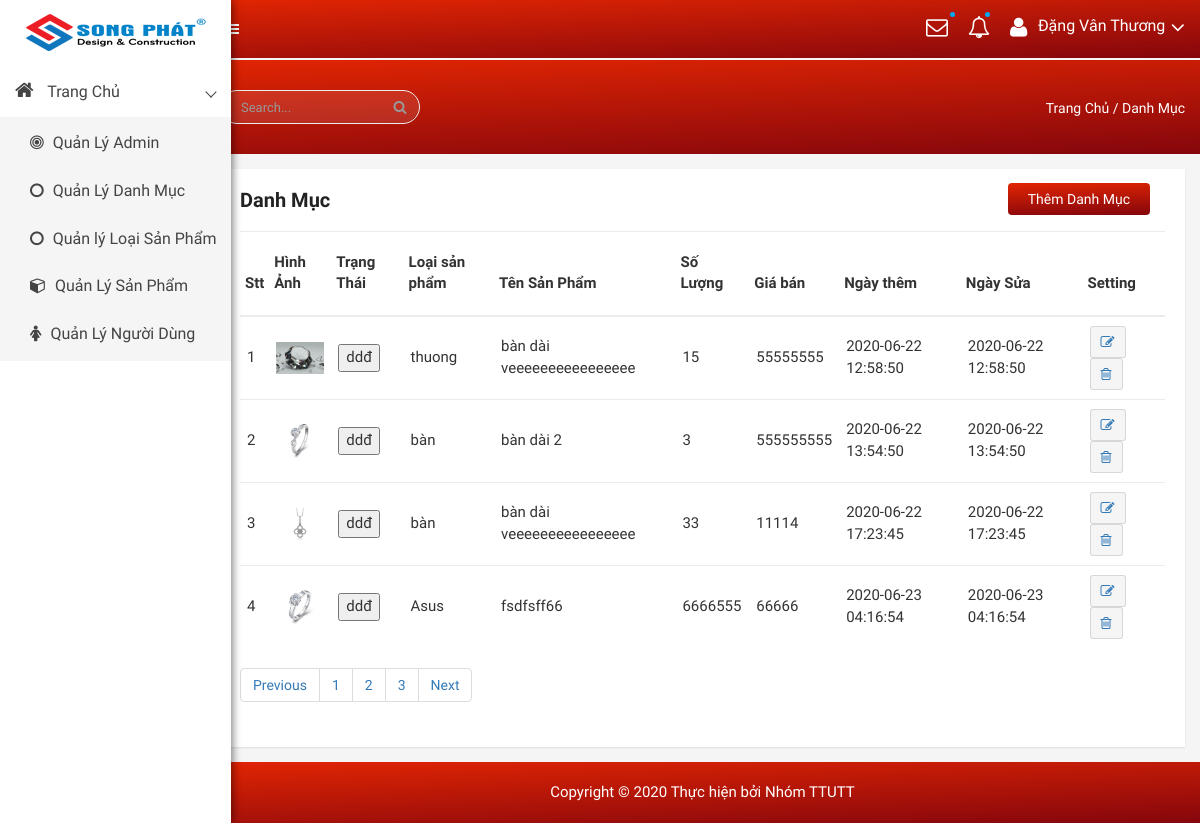
The app's page /admin/modules/product/index.php, older data.
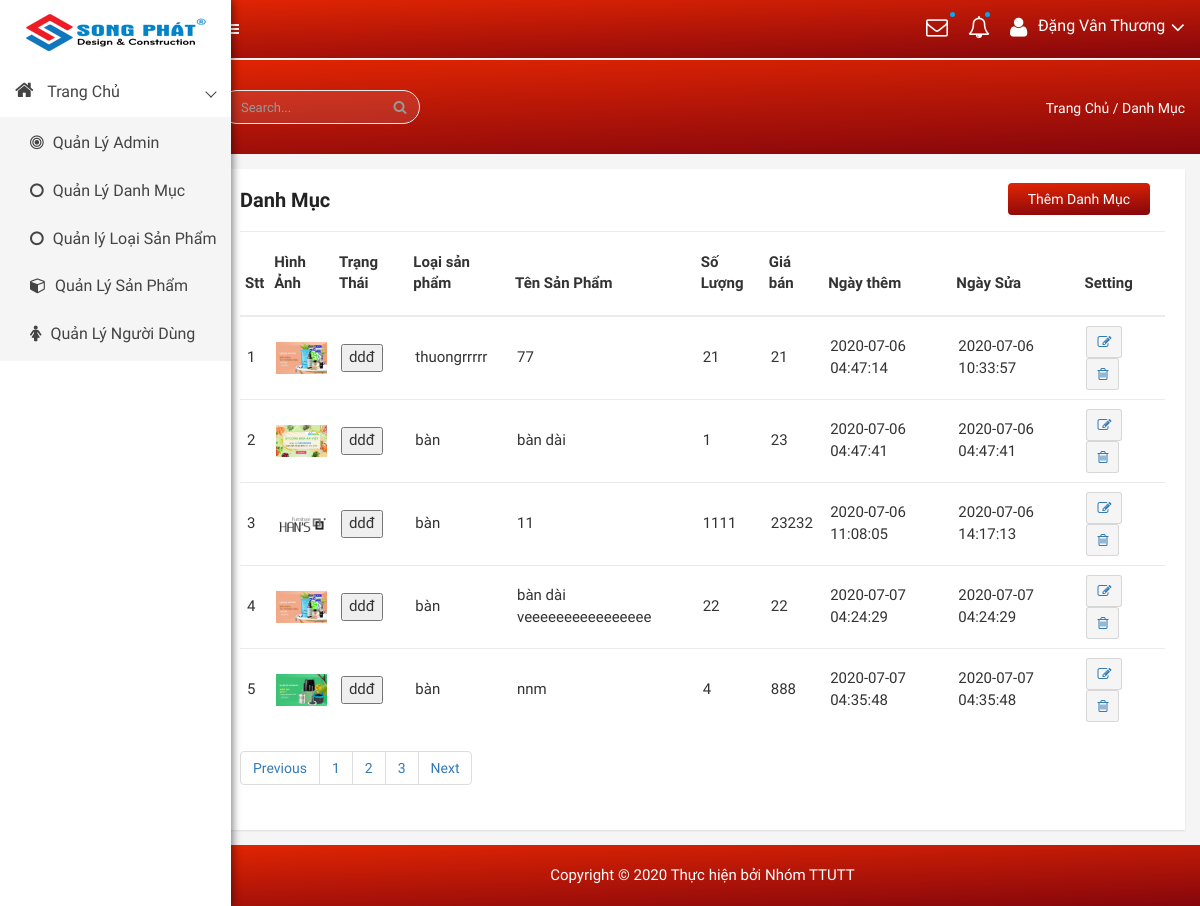
The same page, newer data.
### tables this page shows
CREATE TABLE `product` (
  `id` int(11) NOT NULL,
  `name` varchar(100) DEFAULT NULL,
  `slug` varchar(100) DEFAULT NULL,
  `soluong` int(11) NOT NULL DEFAULT 1,
  `gia` int(11) DEFAULT NULL,
  `sale` tinyint(4) DEFAULT 0,
  `avatar` varchar(100) DEFAULT NULL,
  `category` varchar(50) DEFAULT NULL,
  `type` varchar(50) NOT NULL,
  `content` text DEFAULT NULL,
  `head` int(11) NOT NULL DEFAULT 0,
  `view` int(11) DEFAULT 0,
  `hot` tinyint(4) DEFAULT 0,
  `created_at` timestamp NULL DEFAULT NULL,
  `updata_up` timestamp NULL DEFAULT NULL ON UPDATE current_timestamp()
);

CREATE TABLE `category` (
  `id` int(11) NOT NULL,
  `name` varchar(100) DEFAULT NULL,
  `slug` varchar(100) DEFAULT NULL,
  `images` varchar(100) DEFAULT NULL,
  `banner` varchar(100) DEFAULT NULL,
  `home` tinyint(100) DEFAULT 0,
  `status` tinyint(4) DEFAULT 0,
  `created_at` timestamp NOT NULL DEFAULT current_timestamp(),
  `updated` timestamp NOT NULL DEFAULT current_timestamp() ON UPDATE current_timestamp()
);

### libraries/Database.php (called while the page is built, shortened)
<?php
class DataProvider
{
	public static function ExecuteQuery($sql)
	{
		try{
			$connection = mysqli_connect("localhost","root","", "webnoithat");
			mysqli_query($connection, "set names 'utf8'");
			$result = mysqli_query($connection, $sql);
			return $result;
		}catch(Exception $ex)
		{
			return null;
		}
	}
}
?>

### admin/modules/product/index.php (the view, shortened to what this page needs)
<?php require_once __DIR__ . "/../../layouts/header.php" ?>
<div class="product-status mg-tb-15">
   <div class="container-fluid">
      <div class="row">
         <div class="col-lg-12 col-md-12 col-sm-12 col-xs-12">
            <div class="product-status-wrap">
               <h4>Danh Mục</h4>
               <div class="add-product">
                  <a href="add.php">Thêm Danh Mục</a>
               </div>
               <table>
                  <tr>
                     <th>Stt</th>
                     <th>Hình Ảnh</th>
                     <th>Trạng Thái</th>
                     <th>Loại sản phẩm</th>
                     <th>Tên Sản Phẩm</th>
                     <th>Số Lượng</th>
                     <th>Giá bán</th>
                     <th>Ngày thêm</th>
                     <th>Ngày Sửa</th>
                     <th>Setting</th>
                  </tr>
                  <?php
                  try {
                     $sql = "SELECT id, name, slug , soluong , gia, sale, avatar, category, content, head, view, hot, created_at, updata_up FROM `product`";
                     $result = DataProvider::ExecuteQuery($sql);
                     $stt = 0;
                     while ($row = mysqli_fetch_array($result))
                     {
                        $sql1="SELECT name FROM `category` WHERE `id` = '{$row['category']}'";
                        $result1= DataProvider::ExecuteQuery($sql1);
                        $row1= mysqli_fetch_array($result1);
                        $stt++;
                        $chuoi = <<< EOD
                             <tr>
                             <td>$stt</td>
                             <td><img src="img_product/{$row['avatar']}" ></img>      </td>
                             <td>
                              <button class={"pd-setting"} >ddđ</button>
                             </td>
                             <td> {$row1['name']}</td>
                             <td> {$row[  'name']} </td>
                             <td> {$row['soluong']}</td>
                             <td> {$row['gia']}</td>
                             <td>{$row['created_at']}</td>
                             <td>{$row['updata_up']}</td>
                             <td>
                                 <a href="edit.php?id= {$row['id']} "> <button data-toggle="tooltip" title="Edit" class="pd-setting-ed"><i class="fa fa-pencil-square-o" aria-hidden="true"></i></button></a>
                                 <a href="delete.php?id= {$row['id']} "> <button data-toggle="tooltip" title="Trash" class="pd-setting-ed"><i class="fa fa-trash-o" aria-hidden="true"> </i> </button> </a>
                             </td>
                         </tr>
                         EOD;
                        echo $chuoi;
                     }
                  } catch (Exception $ex) {
                     echo "Không thể mở CSDL";
                  }
               ?>
               </table>
               <div class="custom-pagination">
                  <nav aria-label="Page navigation example">
                     <ul class="pagination">
                        <li class="page-item"><a class="page-link" href="#">Previous</a></li>
                        <li class="page-item"><a class="page-link" href="#">1</a></li>
                        <li class="page-item"><a class="page-link" href="#">2</a></li>
                        <li class="page-item"><a class="page-link" href="#">3</a></li>
                        <li class="page-item"><a class="page-link" href="#">Next</a></li>
                     </ul>
                  </nav>
               </div>
            </div>
         </div>
      </div>
   </div>
</div>
<?php require_once __DIR__ . "/../../layouts/footer.php" ?>

### admin/layouts/header.php (shortened to what this page needs)
<!doctype html>
<html class="no-js" lang="en">
<head>
    <link rel="stylesheet" href="/DoAnWeb2020/public/admin/css/bootstrap.min.css">
    <link rel="stylesheet" href="/DoAnWeb2020/public/admin/css/font-awesome.min.css">
    <link rel="stylesheet" href="/DoAnWeb2020/public/admin/css/owl.carousel.css">
    <link rel="stylesheet" href="/DoAnWeb2020/public/admin/css/owl.theme.css">
    <link rel="stylesheet" href="/DoAnWeb2020/public/admin/css/owl.transitions.css">
    <link rel="stylesheet" href="/DoAnWeb2020/public/admin/css/animate.css">
    <link rel="stylesheet" href="/DoAnWeb2020/public/admin/css/normalize.css">
    <link rel="stylesheet" href="/DoAnWeb2020/public/admin/css/meanmenu.min.css">
    <link rel="stylesheet" href="/DoAnWeb2020/public/admin/css/main.css">
    <link rel="stylesheet" href="/DoAnWeb2020/public/admin/css/morrisjs/morris.css">
    <link rel="stylesheet" href="/DoAnWeb2020/public/admin/css/scrollbar/jquery.mCustomScrollbar.min.css">
    <link rel="stylesheet" href="/DoAnWeb2020/public/admin/css/metisMenu/metisMenu.min.css">
    <link rel="stylesheet" href="/DoAnWeb2020/public/admin/css/metisMenu/metisMenu-vertical.css">
    <link rel="stylesheet" href="/DoAnWeb2020/public/admin/css/calendar/fullcalendar.min.css">
    <link rel="stylesheet" href="/DoAnWeb2020/public/admin/css/calendar/fullcalendar.print.min.css">
    <link rel="stylesheet" href="/DoAnWeb2020/public/admin/style.css">
    <link rel="stylesheet" href="/DoAnWeb2020/public/admin/css/responsive.css">
</head>
<body>
    <div class="left-sidebar-pro">
        <nav id="sidebar" class="">
            <div class="sidebar-header">
                <a href="/DoAnWeb2020/admin/modules"><img class="main-logo" src="/DoAnWeb2020/public/admin/img/logo/logosongphat.png" alt="poto" /></a>
            </div>
            <div class="left-custom-menu-adp-wrap comment-scrollbar">
                <nav class="sidebar-nav left-sidebar-menu-pro">
                    <ul class="metismenu" id="menu1">
                        <li class="active">
                            <a class="has-arrow" href="/DoAnWeb2020/admin/modules">
								   <i class="fa big-icon fa-home icon-wrap"></i>
								   <span class="mini-click-non">Trang Chủ</span>
							</a>
                            <ul class="submenu-angle" aria-expanded="true">
                                <li><a title="Dashboard v.1" href="/DoAnWeb2020/admin/modules/admins"><i class="fa fa-bullseye sub-icon-mg" aria-hidden="true"></i> <span class="mini-sub-pro">Quản Lý Admin</span></a></li>
                                <li><a title="Dashboard v.2" href="/DoAnWeb2020/admin/modules/category"><i class="fa fa-circle-o sub-icon-mg" aria-hidden="true"></i> <span class="mini-sub-pro">Quản Lý Danh Mục</span></a></li>
                                <li><a title="Dashboard v.4" href="/DoAnWeb2020/admin/modules/type"><i class="fa fa-circle-o sub-icon-mg" aria-hidden="true"></i> <span class="mini-sub-pro">Quản lý Loại Sản Phẩm</span></a></li>
                                <li><a title="Dashboard v.3" href="/DoAnWeb2020/admin/modules/product"><i class="fa fa-cube sub-icon-mg" aria-hidden="true"></i> <span class="mini-sub-pro">Quản Lý Sản Phẩm</span></a></li>
                                <li><a title="Product List" href="/DoAnWeb2020/admin/modules/users"><i class="fa fa-female sub-icon-mg" aria-hidden="true"></i> <span class="mini-sub-pro">Quản Lý Người Dùng</span></a></li>
                            </ul>
                        </li>
                    </ul>
                </nav>
            </div>
        </nav>
    </div>
    <div class="all-content-wrapper">
        <div class="container-fluid">
            <div class="row">
                <div class="col-lg-12 col-md-12 col-sm-12 col-xs-12">
                    <div class="logo-pro">
                        <a href="index.html"><img class="main-logo" src="/DoAnWeb2020/public/admin/img/logo/logosongphat.png" alt="" /></a>
                    </div>
                </div>
            </div>
        </div>
        <div class="header-advance-area">
            <div class="header-top-area">
                <div class="container-fluid">
                    <div class="row">
                        <div class="col-lg-12 col-md-12 col-sm-12 col-xs-12">
                            <div class="header-top-wraper">
                                <div class="row">
                                    <div class="col-lg-1 col-md-0 col-sm-1 col-xs-12">
                                        <div class="menu-switcher-pro">
                                            <button type="button" id="sidebarCollapse" class="btn bar-button-pro header-drl-controller-btn btn-info navbar-btn">
													<i class="fa fa-bars"></i>
												</button>
                                        </div>
                                    </div>
                                    <div class="col-lg-6 col-md-7 col-sm-6 col-xs-12">
                                        <div class="header-top-menu tabl-d-n">
                                            <ul class="nav navbar-nav mai-top-nav">
                                                <li class="nav-item"><a href="#" class="nav-link"></a>
                                                </li>
                                                <li class="nav-item"><a href="#" class="nav-link"></a>
                                                </li>
                                                <li class="nav-item"><a href="#" class="nav-link"></a>
                                                </li>
                                                <li class="nav-item"><a href="#" class="nav-link"></a>
                                                </li>
                                            </ul>
                                        </div>
                                    </div>
                                    <div class="col-lg-5 col-md-5 col-sm-12 col-xs-12">
                                        <div class="header-right-info">
                                            <ul class="nav navbar-nav mai-top-nav header-right-menu">
                                                <li class="nav-item dropdown">
                                                    <a href="#" data-toggle="dropdown" role="button" aria-expanded="false" class="nav-link dropdown-toggle"><i class="fa fa-envelope-o adminpro-chat-pro" aria-hidden="true"></i><span class="indicator-ms"></span></a>
                                                </li>
                                                <li class="nav-item"><a href="#" data-toggle="dropdown" role="button" aria-expanded="false" class="nav-link dropdown-toggle"><i class="fa fa-bell-o" aria-hidden="true"></i><span class="indicator-nt"></span></a>
                                                </li>
                                                <li class="nav-item">
                                                    <a href="#" data-toggle="dropdown" role="button" aria-expanded="false" class="nav-link dropdown-toggle">
															<i class="fa fa-user adminpro-user-rounded header-riht-inf" aria-hidden="true"></i>
															<span class="admin-name">Đặng Vân Thương </span>
															<i class="fa fa-angle-down adminpro-icon adminpro-down-arrow"></i>
														</a>
                                                </li>
                                            </ul>
                                        </div>
                                    </div>
                                </div>
                            </div>
                        </div>
                    </div>
                </div>
            </div>
            <div class="breadcome-area">
                <div class="container-fluid">
                    <div class="row">
                        <div class="col-lg-12 col-md-12 col-sm-12 col-xs-12">
                            <div class="breadcome-list single-page-breadcome">
                                <div class="row">
                                    <div class="col-lg-6 col-md-6 col-sm-6 col-xs-6">
                                        <div class="breadcome-heading">
                                            <form role="search" class="">
                                                <input type="text" placeholder="Search..." class="form-control">
                                                <a href=""><i class="fa fa-search"></i></a>
                                            </form>
                                        </div>
                                    </div>
                                    <div class="col-lg-6 col-md-6 col-sm-6 col-xs-6">
                                        <ul class="breadcome-menu">
                                            <li><a href="#">Trang Chủ</a> <span class="bread-slash">/</span>
                                            </li>
                                            <li><span class="bread-blod">Danh Mục</span>
                                            </li>
                                        </ul>
                                    </div>
                                </div>
                            </div>
                        </div>
                    </div>
                </div>
            </div>
        </div>
</html>

### admin/layouts/footer.php (shortened to what this page needs)
<div class="footer-copyright-area">
            <div class="container-fluid">
                <div class="row">
                    <div class="col-lg-12">
                        <div class="footer-copy-right">
                            <p>Copyright &copy; 2020 <a href="#">Thực hiện bởi</a> Nhóm TTUTT</p>
                        </div>
                    </div>
                </div>
            </div>
        </div>
</body>
</html>

### public/admin/css/main.css (style rules this page uses)
html { color: #222; font-size: 1em; line-height: 1.4; }
audio, canvas, iframe, img, svg, video { vertical-align: middle; }

### public/admin/css/metisMenu/metisMenu-vertical.css (style rules this page uses)
.sidebar-nav { background: #fff; }
.sidebar-nav ul { padding: 0; margin: 0; list-style: none; background: #f5f5f5; }
.sidebar-nav .metismenu { background: #fff; display: -webkit-box; display: -ms-flexbox; display: flex; -webkit-box-orient: vertical; -webkit-box-direction: normal; -ms-flex-direction: column; flex-direction: column; }
.sidebar-nav .metismenu li + li { margin-top: 5px; }
.sidebar-nav .metismenu li:first-child { margin-top: 5px; }
.sidebar-nav .metismenu li:last-child { margin-bottom: 5px; }
.sidebar-nav .metismenu > li { display: -webkit-box; display: -ms-flexbox; display: flex; -webkit-box-orient: vertical; -webkit-box-direction: normal; -ms-flex-direction: column; flex-direction: column; position: relative; }
.sidebar-nav .metismenu a { position: relative; display: block; padding: 13px 15px; color: #444; outline-width: 0; transition: all .3s ease-out; font-size:16px; }
.sidebar-nav .metismenu ul a { padding: 10px 15px 10px 30px; }
.sidebar-nav .metismenu li .icon-wrap { margin-right:10px; font-size:20px; }
.sidebar-nav .metismenu li .sub-icon-mg { margin-right:5px; font-size:16px; }

Row changes from the older to the newer data that the page shows:
removed product: avatar (picture), category.name "thuong", name "bàn dài veeeeeeeeeeeeeeee", soluong "15", gia "55555555", created_at "2020-06-22 12:58:50", updata_up "2020-06-22 12:58:50"
removed product: avatar (picture), category.name "bàn", name "bàn dài 2", soluong "3", gia "555555555", created_at "2020-06-22 13:54:50", updata_up "2020-06-22 13:54:50"
removed product: avatar (picture), category.name "bàn", name "bàn dài veeeeeeeeeeeeeeee", soluong "33", gia "11114", created_at "2020-06-22 17:23:45", updata_up "2020-06-22 17:23:45"
removed product: avatar (picture), category.name "Asus", name "fsdfsff66", soluong "6666555", gia "66666", created_at "2020-06-23 04:16:54", updata_up "2020-06-23 04:16:54"
added product: avatar (picture), category.name "thuongrrrrr", name "77", soluong "21", gia "21", created_at "2020-07-06 04:47:14", updata_up "2020-07-06 10:33:57"
added product: avatar (picture), category.name "bàn", name "bàn dài", soluong "1", gia "23", created_at "2020-07-06 04:47:41", updata_up "2020-07-06 04:47:41"
added product: avatar (picture), category.name "bàn", name "11", soluong "1111", gia "23232", created_at "2020-07-06 11:08:05", updata_up "2020-07-06 14:17:13"
added product: avatar (picture), category.name "bàn", name "bàn dài veeeeeeeeeeeeeeee", soluong "22", gia "22", created_at "2020-07-07 04:24:29", updata_up "2020-07-07 04:24:29"
added product: avatar (picture), category.name "bàn", name "nnm", soluong "4", gia "888", created_at "2020-07-07 04:35:48", updata_up "2020-07-07 04:35:48"
